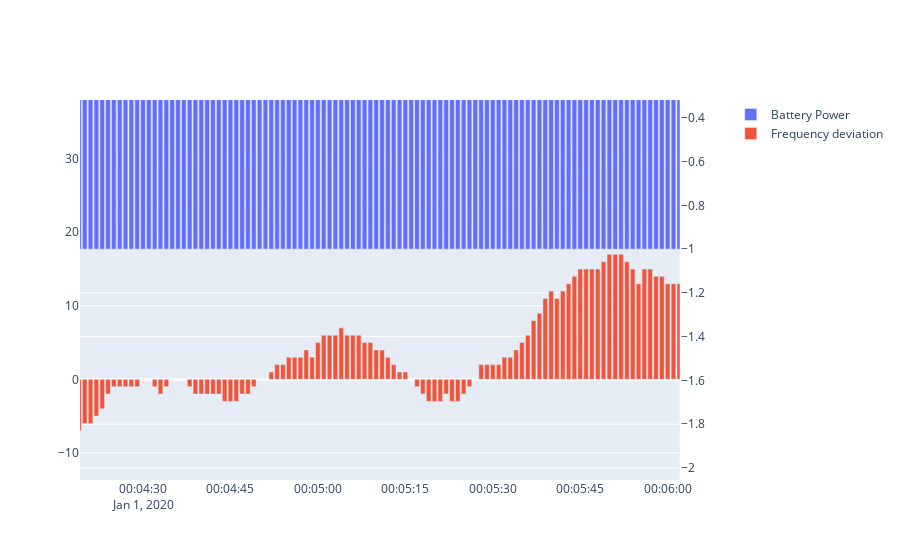

The notebook cell this image was saved under:
### Code cell
fig = make_subplots(specs=[[{"secondary_y": True}]])
fig.add_trace(go.Bar(y=testhorizon['Pbatt'], x=testhorizon.index, 
                    name='Battery Power'),secondary_y=True)
fig.add_trace(go.Bar(x=testhorizon.index, y=testhorizon['Frequency'],
                        name='Frequency deviation'))
fig.show()

### Figure 1 — Plotly figure (JSON) as saved in the notebook; plotly's stock layout.template omitted (floating-point values rounded to 4 significant figures; data arrays with more than 128 entries replaced by an {"elided": "..."} marker saying what was removed)
{"data": [{"name": "Battery Power", "type": "bar", "x": {"elided": "3601 str values"}, "xaxis": "x", "y": {"elided": "3601 float values"}, "yaxis": "y2"}, {"name": "Frequency deviation", "type": "bar", "x": {"elided": "3601 str values"}, "y": {"elided": "3601 int values"}}], "layout": {"autosize": true, "xaxis": {"anchor": "y", "autorange": false, "domain": [0, 0.94], "range": ["2020-01-01 00:04:19.1914", "2020-01-01 00:06:02.0659"], "type": "date"}, "yaxis": {"anchor": "x", "autorange": false, "domain": [0, 1], "range": [-13.69, 37.98], "type": "linear"}, "yaxis2": {"anchor": "x", "autorange": false, "overlaying": "y", "range": [-2.055, -0.3182], "side": "right", "type": "linear"}}}
